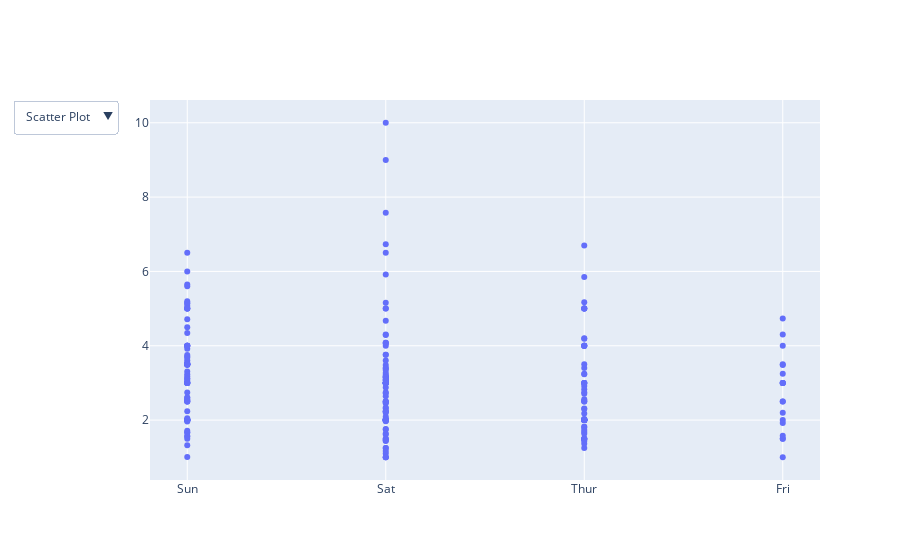

Notebook code cell kept with this figure:
### Code cell
# Adding interaction using dropdowns in Plotly
# restyle: modify data or data attributes
# relayout: modify layout attributes
# update: modify data and layout attributes
# animate: start or pause an animation

import plotly.graph_objects as px
import pandas as pd

# reading the database
data = pd.read_csv("tips.csv")


plot = px.Figure(data=[px.Scatter(
    x=data['day'],
    y=data['tip'],
    mode='markers',)
])

# Add dropdown
plot.update_layout(
    updatemenus=[
        dict(
            buttons=list([
                dict(
                    args=["type", "scatter"],
                    label="Scatter Plot",
                    method="restyle"
                ),
                dict(
                    args=["type", "bar"],
                    label="Bar Chart",
                    method="restyle"
                )
            ]),
            direction="down",
        ),
    ]
)

plot.show()

### Figure 1 — Plotly figure (JSON) as saved in the notebook; plotly's stock layout.template omitted (floating-point values rounded to 4 significant figures; data arrays with more than 128 entries replaced by an {"elided": "..."} marker saying what was removed)
{"data": [{"mode": "markers", "type": "scatter", "x": {"elided": "244 str values"}, "y": {"elided": "244 float values"}}], "layout": {"updatemenus": [{"buttons": [{"args": ["type", "scatter"], "label": "Scatter Plot", "method": "restyle"}, {"args": ["type", "bar"], "label": "Bar Chart", "method": "restyle"}], "direction": "down"}]}}
